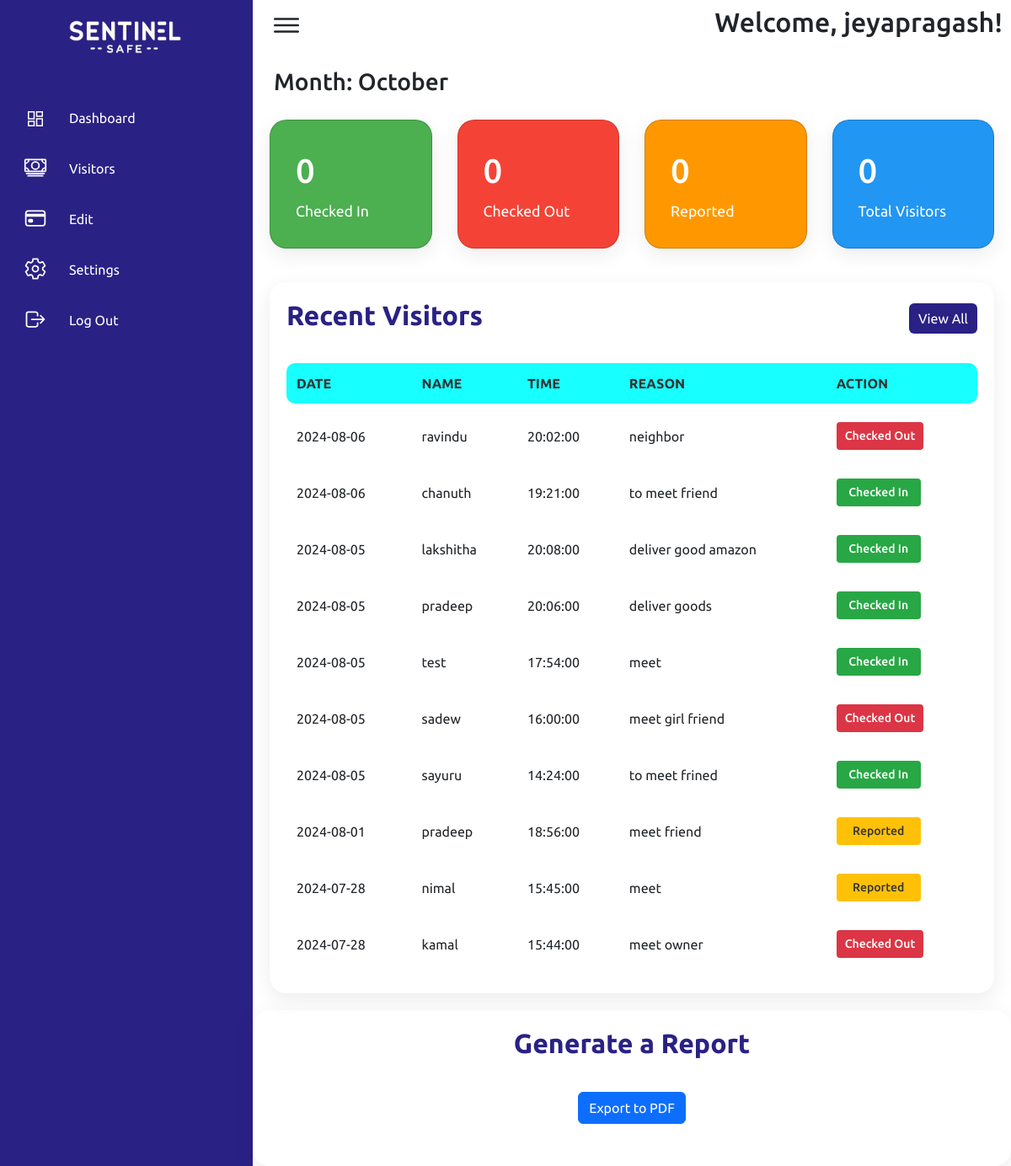
/dashboard.php (signed in), run on the app's committed database.
### tables this page shows
CREATE TABLE `visitors` (
  `visitorId` int(11) NOT NULL,
  `name` varchar(255) NOT NULL,
  `date` date NOT NULL,
  `time` time NOT NULL,
  `reason` varchar(300) NOT NULL,
  `action_taken` enum('checked_in','checked_out','reported') NOT NULL
);

### classes/Visitor.php (called while the page is built, shortened)
<?php
class Visitor {
    public static function getCheckedInCount($con) {
        return self::getCountByActionTaken($con, 'checked_in');
    }
    public static function getCheckedOutCount($con) {
        return self::getCountByActionTaken($con, 'checked_out');
    }
    public static function getReportedCount($con) {
        return self::getCountByActionTaken($con, 'reported');
    }
    public static function getTotalVisitorsCount($con) {
        try {
            $query = "SELECT COUNT(*) as count FROM visitors WHERE MONTH(date) = MONTH(CURRENT_DATE()) AND YEAR(date) = YEAR(CURRENT_DATE())";
            $stmt = $con->prepare($query);
            $stmt->execute();
            $result = $stmt->fetch(PDO::FETCH_ASSOC);
            return $result['count'];
        } catch (PDOException $ex) {
            error_log("Database error: " . $ex->getMessage());
            return false;
        }
    }
    private static function getCountByActionTaken($con, $actionTaken) {
        try {
            $query = "SELECT COUNT(*) as count FROM visitors WHERE action_taken = ? AND MONTH(date) = MONTH(CURRENT_DATE()) AND YEAR(date) = YEAR(CURRENT_DATE())";
            $stmt = $con->prepare($query);
            $stmt->bindParam(1, $actionTaken);
            $stmt->execute();
            $result = $stmt->fetch(PDO::FETCH_ASSOC);
            return $result['count'];
        } catch (PDOException $ex) {
            error_log("Database error: " . $ex->getMessage());
            return false;
        }
    }
    public static function getRecentVisitors($con, $limit = 10) {
        try {
            $query = "SELECT * FROM visitors ORDER BY date DESC, time DESC LIMIT ?";
            $stmt = $con->prepare($query);
            $stmt->bindParam(1, $limit, PDO::PARAM_INT);
            $stmt->execute();
            return $stmt->fetchAll(PDO::FETCH_ASSOC);
        } catch (PDOException $ex) {
            error_log("Database error: " . $ex->getMessage());
            return false;
        }
    }
}

### dashboard.php (the view, shortened to what this page needs)
<!DOCTYPE html>
<?php
require_once './classes/Visitor.php';
?>
<?php
$dbcon = new DbConnector();
$con = $dbcon->getConnection();
$checkedInCount = Visitor::getCheckedInCount($con);
$checkedOutCount = Visitor::getCheckedOutCount($con);
$reportedCount = Visitor::getReportedCount($con);
$totalVisitorsCount = Visitor::getTotalVisitorsCount($con);
?>
<html lang="en">
    <head>
        <link href="css/dashboard.css" rel="stylesheet" type="text/css"/>
        <link href="css/maindash.css" rel="stylesheet" type="text/css"/>
        <link href="css/navbar.css" rel="stylesheet" type="text/css"/>
        <link href="https://cdn.jsdelivr.net/npm/bootstrap@5.3.3/dist/css/bootstrap.min.css" rel="stylesheet"
 />
    </head>
    <?php
    if (isset($_SESSION['email'])) {
        $name = $_SESSION['name'];
    } elseif (isset($_COOKIE['u_name'])) {
        $name = $_COOKIE['name'];
    } else {
        header("location:login.php");
        exit();
    }
    ?>
    <body>
        <div class="section">
            <div class="navigation">
                <ul>
                    <li>
                        <a href="dashboard.php">
                            <span class="icon" style="color: #2a2185;">
                                <ion-icon name="cash-outline"></ion-icon>
                            </span>
                            <img src="images/logo.png" alt="" style="width: 150px; height: 50px; margin-top: 20px"/>
                        </a>
                    </li>
                    <li>
                        <a href="dashboard.php">
                            <span class="icon">
                                <span class="material-symbols-outlined">dashboard</span>
                            </span>
                            <span class="title">Dashboard</span>
                        </a>
                    </li>
                    <li>
                        <a href="visitorData.php">
                            <span class="icon">
                                <ion-icon name="cash-outline"></ion-icon>
                            </span>
                            <span class="title">Visitors</span>
                        </a>
                    </li>
                    <li>
                        <a href="editVisitor.php">
                            <span class="icon">
                                <ion-icon name="card-outline"></ion-icon>
                            </span>
                            <span class="title">Edit</span>
                        </a>
                    </li>
                    <li>
                        <a href="settings.php">
                            <span class="icon">
                                <ion-icon name="settings-outline"></ion-icon>
                            </span>
                            <span class="title">Settings</span>
                        </a>
                    </li>
                    <li>
                        <a href="logout.php">
                            <span class="icon">
                                <ion-icon name="log-out-outline"></ion-icon>
                            </span>
                            <span class="title">Log Out</span>
                        </a>
                    </li>
                </ul>
            </div>
            <div class="main">
                <div class="topbar">
                    <div class="toggle">
                        <ion-icon name="menu-outline"></ion-icon>
                    </div>
                    <div>
                        <h2>Welcome,<?php echo " $name"; ?>!</h2>
                    </div>
                </div>
                <div class="current-month" style="padding: 20px; margin-bottom: -20px; margin-left: 5px;">
                    <h3>Month: <?php echo date('F'); ?></h3>
                </div>
                <div class="cardBox">
                    <div class="card card-checkin">
                        <div>
                            <div class="numbers"><?php echo $checkedInCount; ?></div>
                            <div class="cardName">Checked In</div>
                        </div>
                    </div>
                    <div class="card card-checkout">
                        <div>
                            <div class="numbers"><?php echo $checkedOutCount; ?></div>
                            <div class="cardName">Checked Out</div>
                        </div>
                    </div>
                    <div class="card card-reported">
                        <div>
                            <div class="numbers"><?php echo $reportedCount; ?></div>
                            <div class="cardName">Reported</div>
                        </div>
                    </div>
                    <div class="card card-total">
                        <div>
                            <div class="numbers"><?php echo $totalVisitorsCount; ?></div>
                            <div class="cardName">Total Visitors</div>
                        </div>
                    </div>
                </div>
                <div class="transactions-container">
                    <div class="transactions recent">
                        <div class="cardHeader">
                            <h2>Recent Visitors</h2>
                            <a href="visitorData.php" class="btn">View All</a>
                        </div>
                        <table>
                            <thead>
                                <tr>
                                    <th>Date</th>
                                    <th>Name</th>
                                    <th>Time</th>
                                    <th>Reason</th>
                                    <th>Action</th>
                                </tr>
                            </thead>
                            <tbody>
                                <?php
                                require_once './classes/DbConnector.php';
                                require_once 'classes/visitor.php';
                                try {
                                    $dbcon = new DbConnector();
                                    $con = $dbcon->getConnection();
                                    $visitors = Visitor::getRecentVisitors($con);
                                    if ($visitors === false) {
                                        echo "<tr><td colspan='5'>Error: Unable to fetch visitor data.</td></tr>";
                                    } elseif (empty($visitors)) {
                                        echo "<tr><td colspan='5'>No recent visitor records found.</td></tr>";
                                    } else {
                                        foreach ($visitors as $visitor) {
                                            $actionTaken = getFormattedAction($visitor['action_taken']);
                                            $statusClass = getStatusClass($actionTaken);
                                            echo "<tr>";
                                            echo "<td>" . htmlspecialchars($visitor['date']) . "</td>";
                                            echo "<td>" . htmlspecialchars($visitor['name']) . "</td>";
                                            echo "<td>" . htmlspecialchars($visitor['time']) . "</td>";
                                            echo "<td>" . htmlspecialchars($visitor['reason']) . "</td>";
                                            echo "<td><span class='status $statusClass'>" . htmlspecialchars($actionTaken) . "</span></td>";
                                            echo "</tr>";
                                        }
                                    }
                                } catch (Exception $e) {
                                    echo "<tr><td colspan='5'>Error: " . htmlspecialchars($e->getMessage()) . "</td></tr>";
                                    error_log("Error: " . $e->getMessage());
                                }
                                function getFormattedAction($action) {
                                    switch (strtolower($action)) {
                                        case 'checked_in':
                                            return 'Checked In';
                                        case 'checked_out':
                                            return 'Checked Out';
                                        case 'reported':
                                            return 'Reported';
                                    }
                                }
                                function getStatusClass($action) {
                                    switch ($action) {
                                        case 'Checked In':
                                            return 'checked-in';
                                        case 'Checked Out':
                                            return 'checked-out';
                                        case 'Reported':
                                            return 'reported';
                                    }
                                }
                                ?>
                            </tbody>
                        </table>
                    </div>
                </div>
                <div class="recentCustomers">
                    <div class="cardHeader" style="display: flex; justify-content: center; align-items: center; margin-bottom: 30px;">
                        <h2>Generate a Report</h2>
                    </div>
                    <div style="text-align: center; margin-bottom: 30px;">
                        <form action="export_pdf.php" method="post">
                            <button type="submit" class="btn btn-primary">Export to PDF</button>
                        </form>
                    </div>
                </div>
            </div>
    </body>
</html>

### css/dashboard.css (style rules this page uses)
.cardBox { position: relative; width: 100%; padding: 20px; display: grid; grid-template-columns: repeat(4, 1fr); grid-gap: 30px; }
.cardBox .card { position: relative; padding: 30px; border-radius: 20px; display: flex; justify-content: space-between; cursor: pointer; box-shadow: 0 7px 25px rgba(0, 0, 0, 0.08); }
.cardBox .card .numbers { position: relative; font-weight: 500; font-size: 2.5rem; }
.cardBox .card .cardName { font-size: 1.1rem; margin-top: 5px; }
.cardBox .card.card-checkin { background-color: #4CAF50; color: white; }
.cardBox .card.card-checkout { background-color: #F44336; color: white; }
.cardBox .card.card-reported { background-color: #FF9800; color: white; }
.cardBox .card.card-total { background-color: #2196F3; color: white; }
.cardBox .card.card-checkin .numbers, .cardBox .card.card-checkout .numbers, .cardBox .card.card-reported .numbers, .cardBox .card.card-total .numbers, .cardBox .card.card-checkin .cardName, .cardBox .card.card-checkout .cardName, .cardBox .card.card-reported .cardName, .cardBox .card.card-total .cardName, .cardBox .card.card-checkin .iconBx, .cardBox .card.card-checkout .iconBx, .cardBox .card.card-reported .iconBx, .cardBox .card.card-total .iconBx { color: white; }
.transactions-container { padding: 20px; display: flex; gap: 20px; }
.transactions { flex: 3; background: var(--white); padding: 20px; box-shadow: 0 7px 25px rgba(0, 0, 0, 0.08); border-radius: 20px; }
.recentCustomers { flex: 1; background: var(--white); padding: 20px; box-shadow: 0 7px 25px rgba(0, 0, 0, 0.08); border-radius: 20px; min-width: 300px; }
.transactions .cardHeader, .recentCustomers .cardHeader { display: flex; justify-content: space-between; align-items: center; margin-bottom: 20px; }
.cardHeader h2 { font-weight: 600; color: var(--blue); }
.cardHeader .btn { padding: 5px 10px; background: var(--blue); text-decoration: none; color: var(--white); border-radius: 6px; transition: background 0.3s ease; }
.transactions table, .recentCustomers table { width: 100%; border-collapse: separate; border-spacing: 0 10px; }
.transactions table th, .transactions table td, .recentCustomers table th, .recentCustomers table td { padding: 12px; text-align: left; }
.transactions table th { background-color: #18FFFF; color: #333; font-weight: 600; text-transform: uppercase; }
.transactions table th:first-child, .recentCustomers table th:first-child { border-top-left-radius: 10px; border-bottom-left-radius: 10px; }
.transactions table th:last-child, .recentCustomers table th:last-child { border-top-right-radius: 10px; border-bottom-right-radius: 10px; }
.status { padding: 6px 10px; color: var(--white); border-radius: 4px; font-size: 14px; font-weight: 500; text-align: center; display: inline-block; min-width: 100px; }
.status.checked-in { background: #28a745; }
.status.checked-out { background: #dc3545; }
.status.reported { background: #ffc107; color: #333; }

### css/maindash.css (style rules this page uses)
* { font-family: "Ubuntu", sans-serif; margin: 0; padding: 0; box-sizing: border-box; }
:root { --blue: #2a2185; --white: #fff; --gray: #f5f5f5; --black1: #222; --black2: #999; }
body { min-height: 100vh; overflow-x: hidden; }
.section { position: relative; width: 100%; }
.main { position: absolute; width: calc(100% - 300px); left: 300px; min-height: 100vh; background: var(--white); transition: 0.5s; }
.topbar { width: 100%; height: 60px; display: flex; justify-content: space-between; align-items: center; padding: 0 10px; }
.toggle { position: relative; width: 60px; height: 60px; display: flex; justify-content: center; align-items: center; font-size: 2.5rem; cursor: pointer; }

### data on the page
visitors: date "2024-08-06", name "ravindu", time "20:02:00", reason "neighbor", action_taken "Checked Out"
visitors: date "2024-08-06", name "chanuth", time "19:21:00", reason "to meet friend", action_taken "Checked In"
visitors: date "2024-08-05", name "lakshitha", time "20:08:00", reason "deliver good amazon", action_taken "Checked In"
visitors: date "2024-08-05", name "pradeep", time "20:06:00", reason "deliver goods", action_taken "Checked In"
visitors: date "2024-08-05", name "test", time "17:54:00", reason "meet", action_taken "Checked In"
visitors: date "2024-08-05", name "sadew", time "16:00:00", reason "meet girl friend", action_taken "Checked Out"
visitors: date "2024-08-05", name "sayuru", time "14:24:00", reason "to meet frined", action_taken "Checked In"
visitors: date "2024-08-01", name "pradeep", time "18:56:00", reason "meet friend", action_taken "Reported"
visitors: date "2024-07-28", name "nimal", time "15:45:00", reason "meet", action_taken "Reported"
visitors: date "2024-07-28", name "kamal", time "15:44:00", reason "meet owner", action_taken "Checked Out"

### other printed values
$name "jeyapragash"
$checkedInCount "0"
$checkedOutCount "0"
$reportedCount "0"
$totalVisitorsCount "0"
